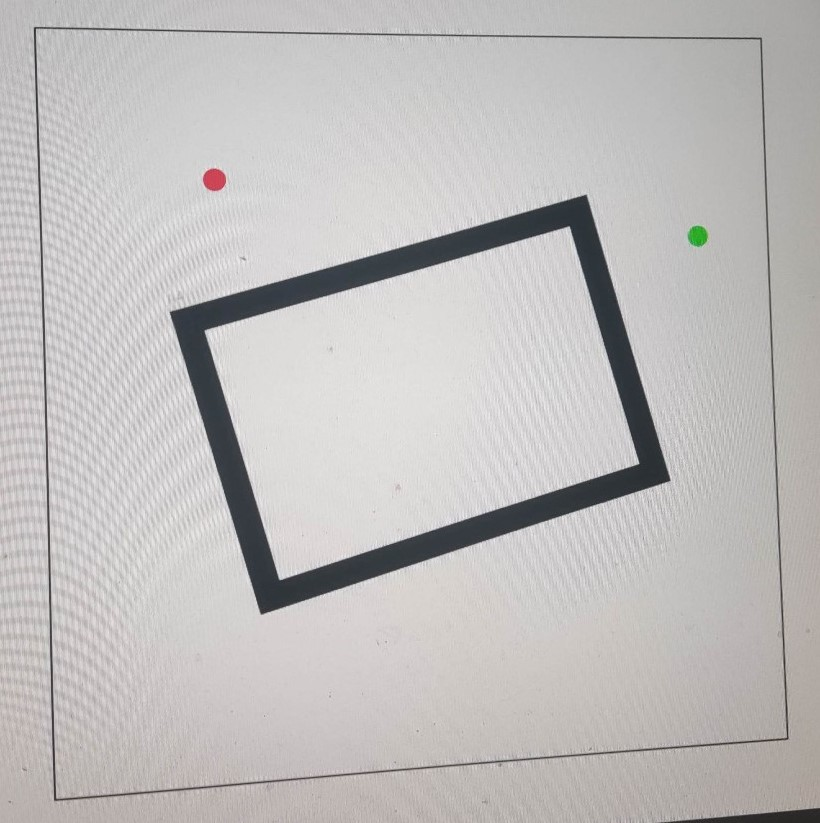
#> input picture zy2/image11.jpeg, 820 x 823 px, found by its file name
$ python edgenew.py
#> lines starting #> are read from the running program, lines starting #| are printed output that depends on the picture; after the words box and inside, x2 and y2 are one past the last pixel; in counts of white or black regions, pixels touching at a corner belong together
import cv2
import numpy as np

def preprocess_image(image_path):
    # 读取图像
#> called with image_path = 'zy2\\image11.jpeg'
    image = cv2.imread(image_path)
#> image is the input picture: shape (823, 820, 3); mean B, G, R 188.2, 188.9, 191.1

    # 消噪
    denoised_image = cv2.fastNlMeansDenoisingColored(image, None, 10, 10, 7, 21)

    # 图像增强和对比度增强
    alpha = 1.5  # 对比度增强参数
    beta = 15  # 亮度增强参数
    enhanced_image = cv2.convertScaleAbs(denoised_image, alpha=alpha, beta=beta)
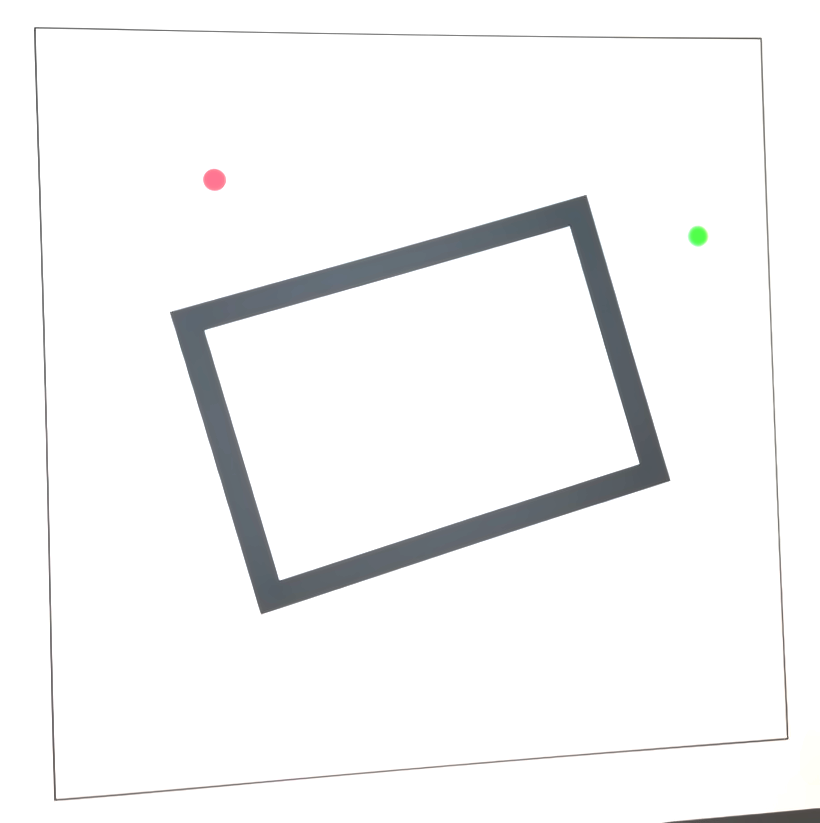
#> enhanced_image: shape (823, 820, 3); mean B, G, R 245.9, 245.7, 245.3

    # 高斯平滑
    blurred_image = cv2.GaussianBlur(enhanced_image, (3, 3), 0)

    return blurred_image

def detect_quadrilaterals(image):
    # 图像预处理
    processed_image = preprocess_image(image)

    # 转换为灰度图像
    gray = cv2.cvtColor(processed_image, cv2.COLOR_BGR2GRAY)

    # 边缘检测
    edges = cv2.Canny(gray, 50, 150)
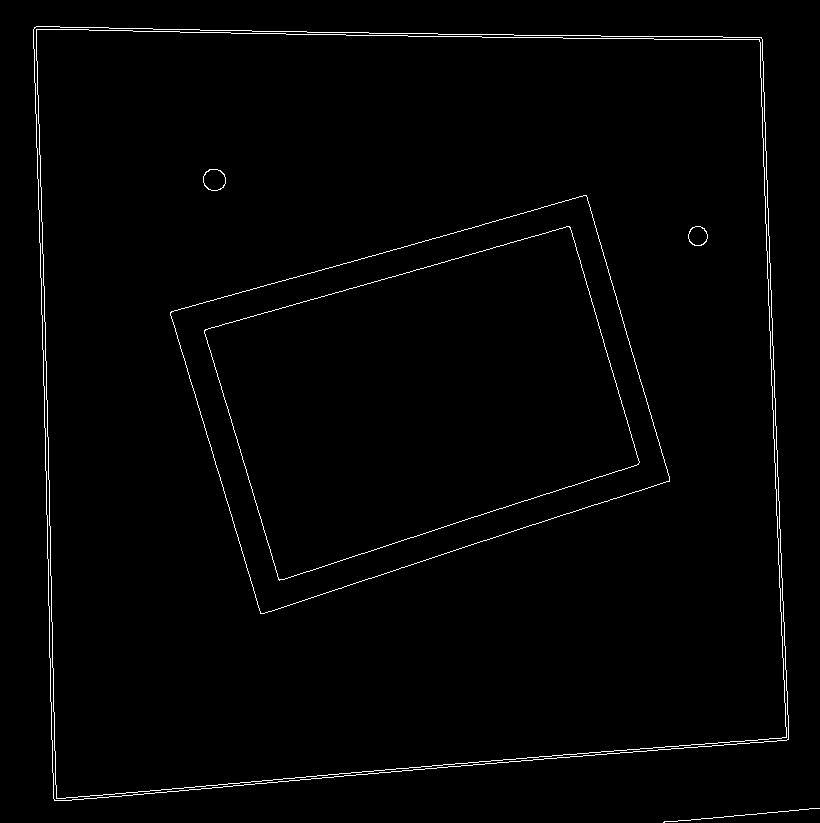
#> edges: shape (823, 820); 1.3% white in thin lines or dots

    # 轮廓检测
    contours, _ = cv2.findContours(edges.copy(), cv2.RETR_EXTERNAL, cv2.CHAIN_APPROX_SIMPLE)
#> contours = 2 contours, 1 with area under 20; largest, box (x1, y1, x2, y2) and area: (33, 26, 789, 801) 539275

    # 复制图像以避免修改原始图像
    annotated_image = processed_image.copy()

    # 遍历轮廓
    for contour in contours:
        # 计算轮廓的周长
        perimeter = cv2.arcLength(contour, True)

        # 利用周长来估计轮廓的形状
        epsilon = 0.02 * perimeter
        approx = cv2.approxPolyDP(contour, epsilon, True)

        # 如果逼近的轮廓有四个顶点，则认为是四边形
        if len(approx) == 4:
            # 计算四边形的面积
            area = cv2.contourArea(approx)
            # 放宽面积限制
            if area > 1000:  # 调整面积阈值
                # 在图像上绘制绿色的轮廓
                cv2.drawContours(annotated_image, [approx], -1, (0, 255, 0), 2)
#> this loop made 2 passes
#> (perimeter, epsilon, approx, area) on pass 2: (2986.5, 59.73, [[34, 27], [54, 800], [788, 739], [761, 37]], 539343)
#> (perimeter, epsilon, approx) on pass 1: (323.6, 6.47, [[819, 808], [663, 822]])
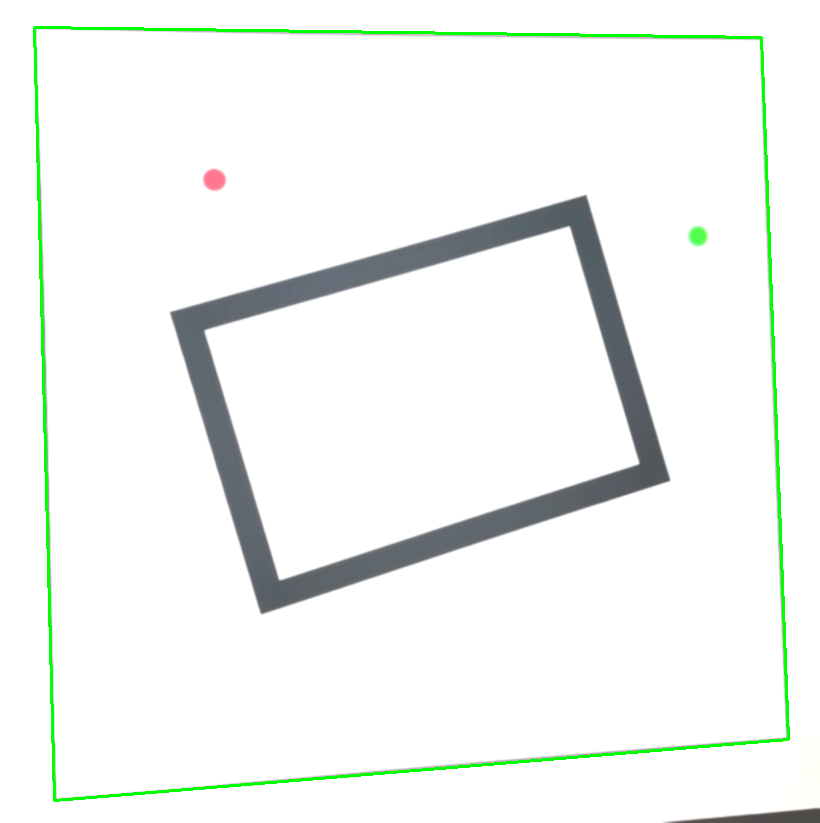
#> annotated_image: shape (823, 820, 3); mean B, G, R 243.1, 246.2, 242.5

    # 显示结果
    cv2.imshow('Annotated Image', annotated_image)
    cv2.waitKey(0)
    cv2.destroyAllWindows()

# 主函数
if __name__ == "__main__":
    image_path = 'zy2\image11.jpeg'
    detect_quadrilaterals(image_path)

$ run again, with zy2/image111.jpeg copied over zy2/image11.jpeg
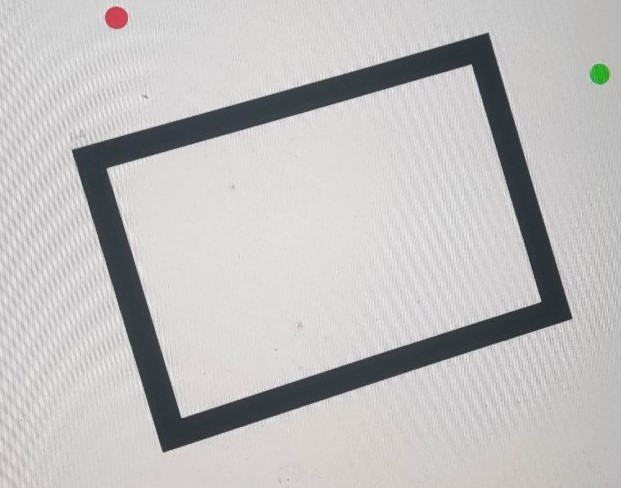
#> input picture zy2/image111.jpeg, 621 x 488 px, found by its file name
#> in preprocess_image, image is the input picture: shape (488, 621, 3); mean B, G, R 190.8, 190.7, 191.7
#> in detect_quadrilaterals, `edges = cv2.Canny(gray, 50, 150)`:
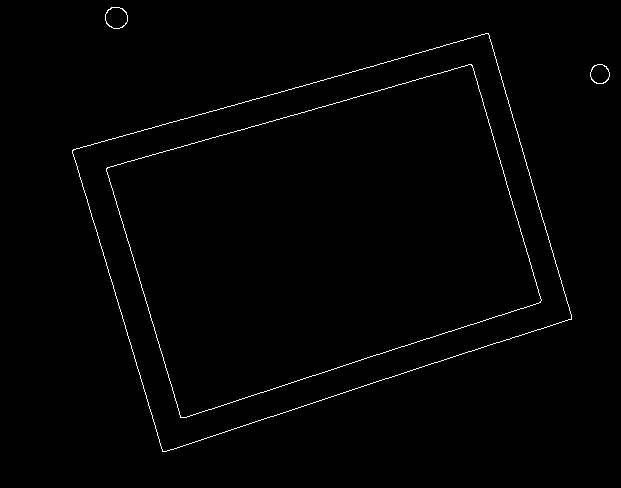
#> edges: shape (488, 621); 0.92% white in thin lines or dots, all inside (x1, y1, x2, y2) = (72, 7, 610, 452)
#> contours = 3 contours; box (x1, y1, x2, y2) and area: (72, 33, 572, 452) 131911, (105, 7, 128, 29) 378, (590, 64, 610, 84) 291
#> the loop in detect_quadrilaterals, `for contour in contours:` made 3 passes
#> (perimeter, epsilon, approx, area) on pass 2: (1586.8, 31.74, [[488, 33], [72, 150], [162, 451], [571, 319]], 131838)
#> after the loop in detect_quadrilaterals, `for contour in contours:`:
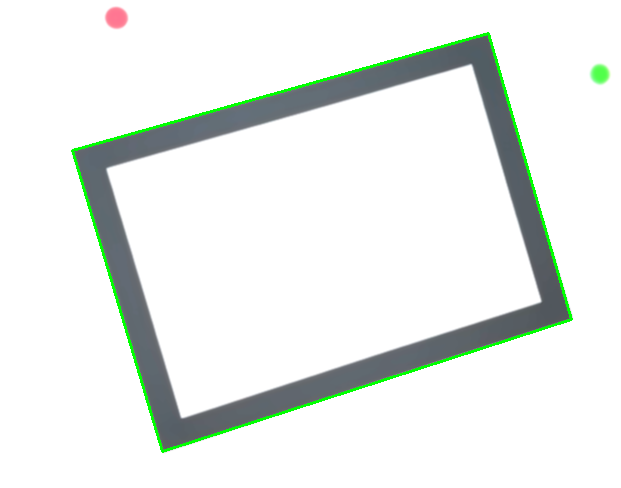
#> annotated_image: shape (488, 621, 3); mean B, G, R 235.1, 238, 233.8

$ run again, with zy2/ima.jpeg copied over zy2/image11.jpeg
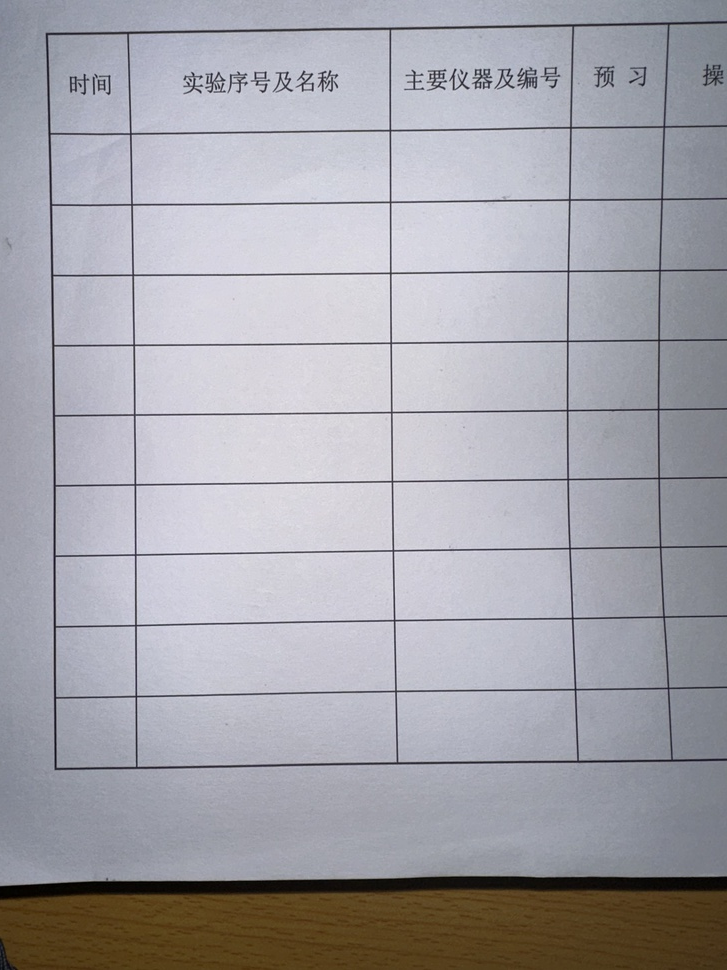
#> input picture zy2/ima.jpeg, 727 x 970 px, shrunk from 3024 x 4032 before the run, found by its file name
#> in preprocess_image, image is the input picture: shape (970, 727, 3); mean B, G, R 171.4, 164.3, 165.3
#> in detect_quadrilaterals, `edges = cv2.Canny(gray, 50, 150)`:
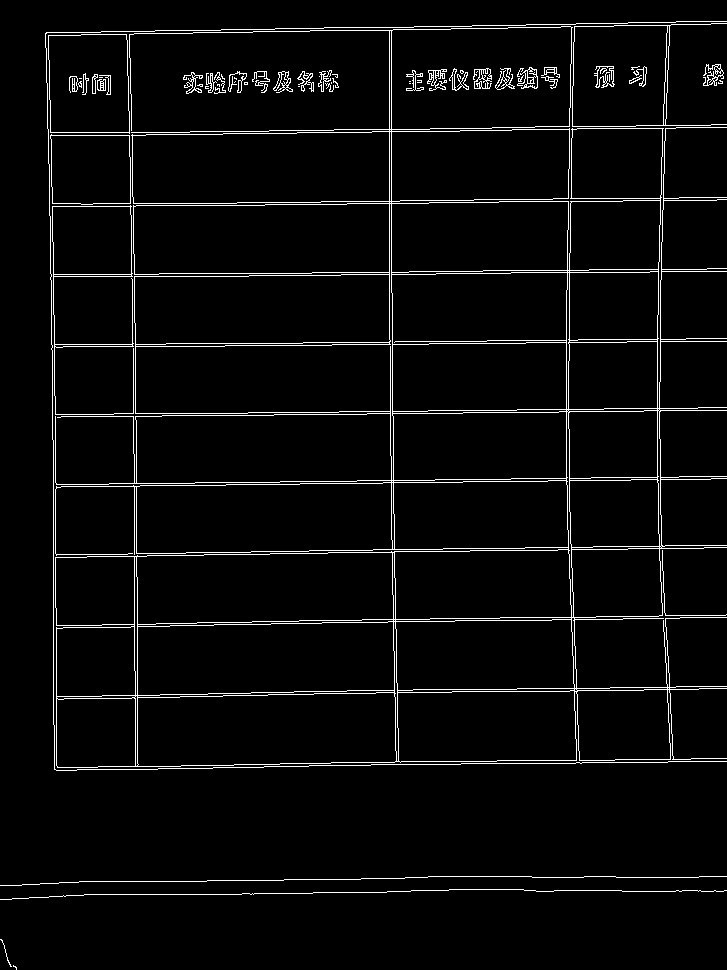
#> edges: shape (970, 727); 3.7% white in thin lines or dots
#> contours = 34 contours, 22 with area under 20; largest, box (x1, y1, x2, y2) and area: (55, 26, 727, 768) 355720, (572, 23, 727, 127) 9474, (48, 34, 130, 134) 7678, (52, 205, 134, 415) 5658, (50, 134, 131, 205) 5350
#> the loop in detect_quadrilaterals, `for contour in contours:` made 34 passes
#> (perimeter, epsilon, approx, area) on passes 5, 7, 31: (254.7, 5.09, [[662, 550], [665, 615], [725, 615], [665, 614]], 31.5), (295.9, 5.92, [[50, 135], [52, 203], [130, 203], [129, 135]], 5338), (355.9, 7.12, [[48, 35], [50, 132], [129, 133], [126, 34]], 7693)
#> after the loop in detect_quadrilaterals, `for contour in contours:`:
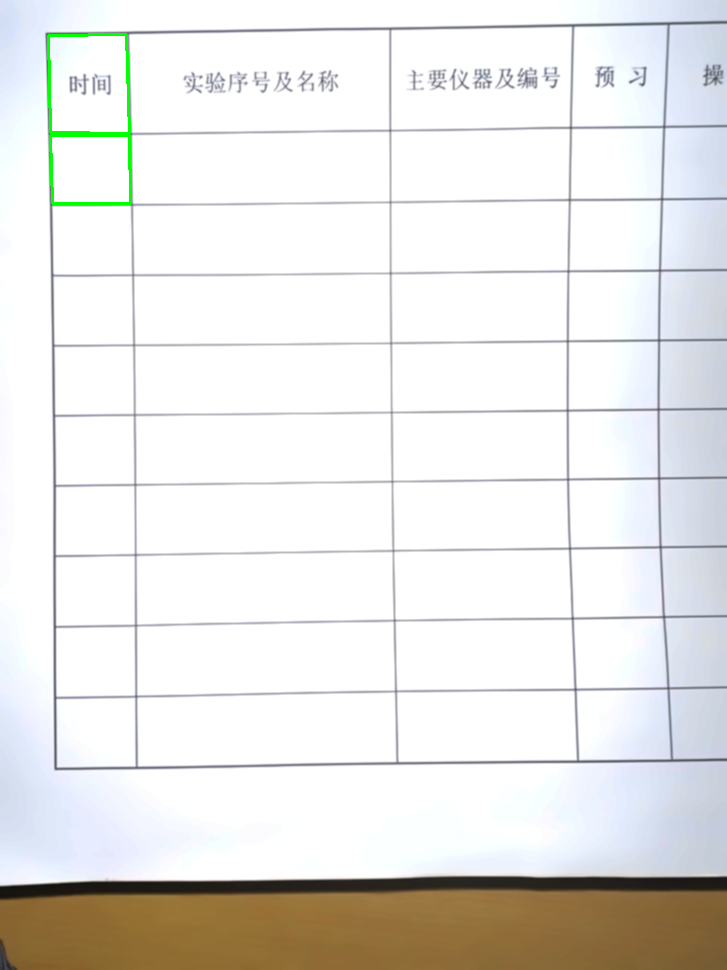
#> annotated_image: shape (970, 727, 3); mean B, G, R 229.4, 231.6, 232.3

$ run again, with zy2/image.jpeg copied over zy2/image11.jpeg
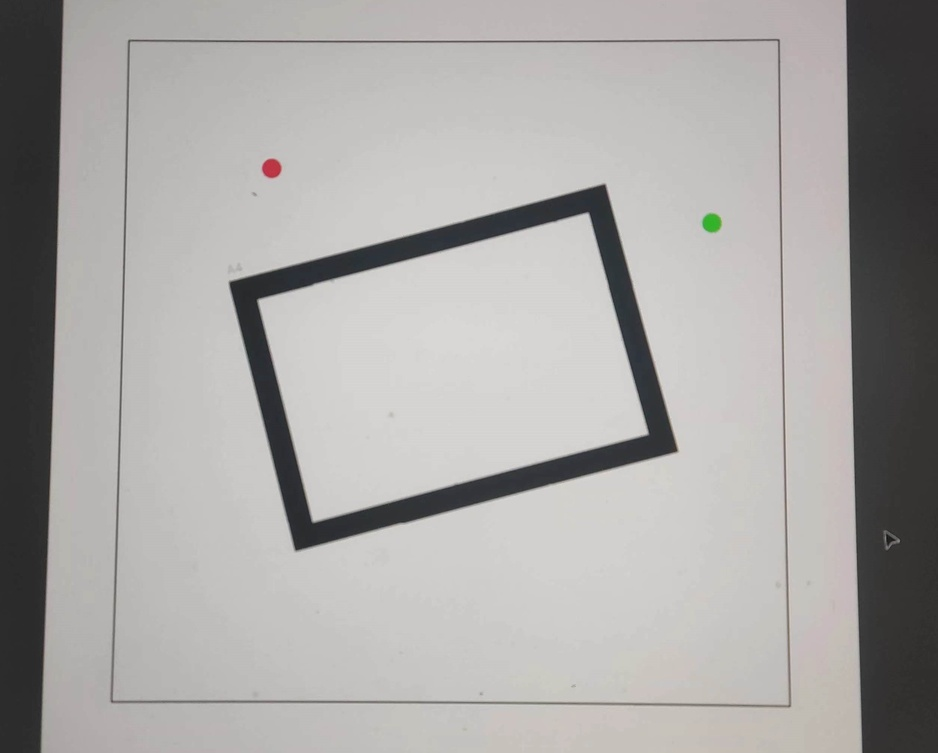
#> input picture zy2/image.jpeg, 938 x 753 px, shrunk from 2497 x 2004 before the run, found by its file name
#> in preprocess_image, image is the input picture: shape (753, 938, 3); mean B, G, R 164.3, 166, 167.8
#> in detect_quadrilaterals, `edges = cv2.Canny(gray, 50, 150)`:
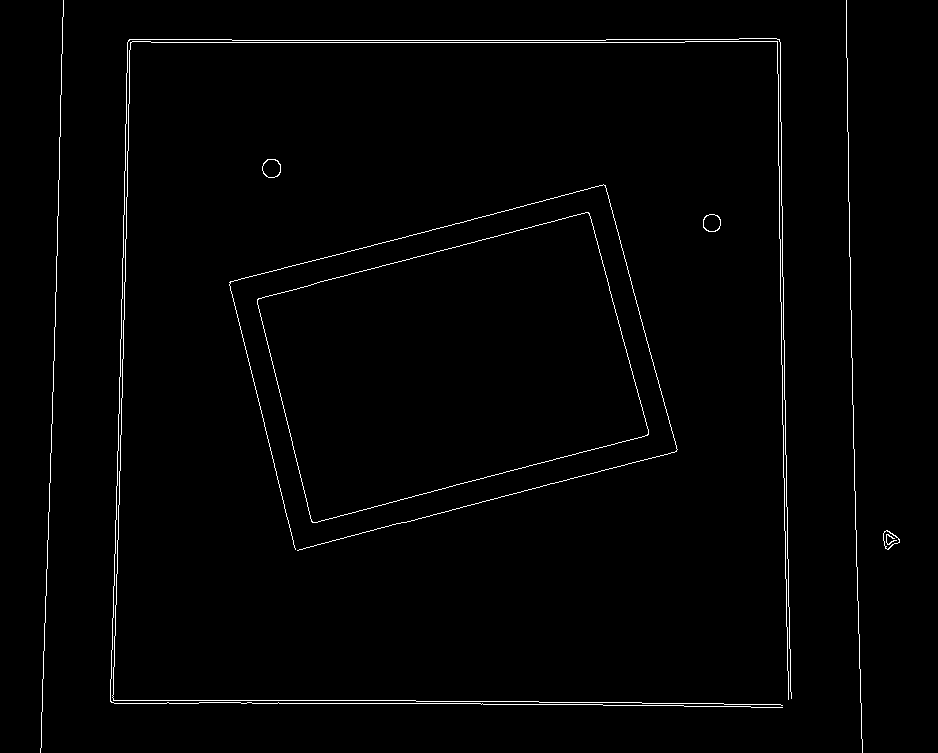
#> edges: shape (753, 938); 1.3% white in thin lines or dots
#> contours = 9 contours, 5 with area under 20; largest, box (x1, y1, x2, y2) and area: (257, 212, 649, 523) 79843, (262, 159, 281, 178) 272, (703, 214, 721, 232) 247, (883, 530, 900, 550) 188
#> the loop in detect_quadrilaterals, `for contour in contours:` made 9 passes
#> (perimeter, epsilon, approx, area) on pass 3: (1232.1, 24.64, [[588, 212], [257, 299], [312, 522], [648, 434]], 79235)
#> after the loop in detect_quadrilaterals, `for contour in contours:`:
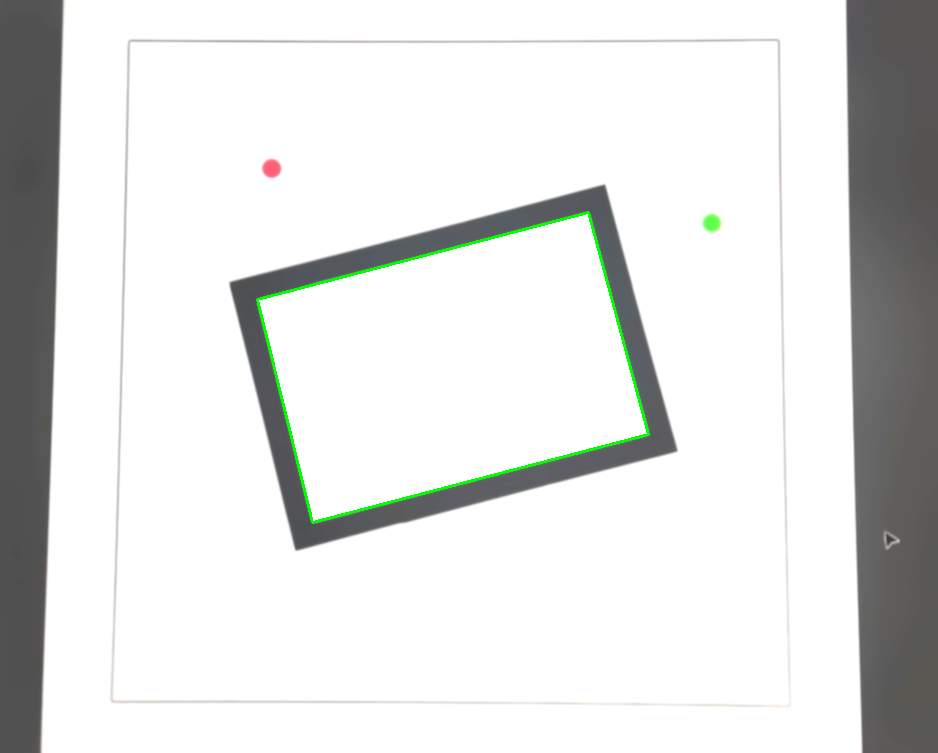
#> annotated_image: shape (753, 938, 3); mean B, G, R 222.5, 223.7, 222.6
